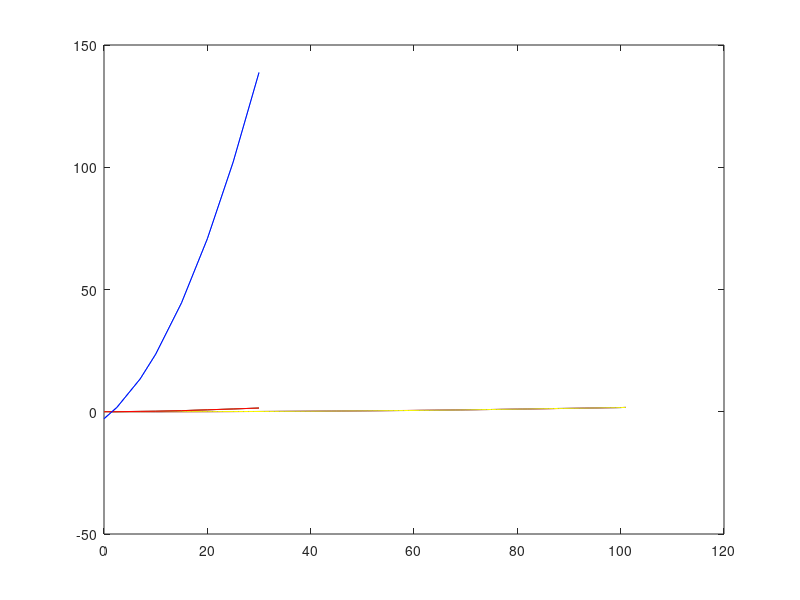

Write the MATLAB code that produced this figure. (Note: this script raises an error after producing the figure.)
Fd1 = inline('a*x+b', 'x', 'a', 'b');
Fd2 = inline('a*x.^2+b*x+c', 'x', 'a', 'b', 'c');
Fd3 = inline('a*x.^3+b*x.^2+c*x+d', 'x', 'a', 'b', 'c', 'd');

Y00 = [0.0 0.0 0.0 0.0 0.0 0.0 0.0 0.0 0.0 0.0 0.0 0.0 0.0 0.0 0.0 0.0 0.0 0.0 0.0 0.0 0.0 0.0 0.0 0.0 0.0 0.0 0.0 0.0 0.0 0.0 0.0 0.0 0.0 0.0 0.0 0.0 0.0 0.0 0.0 0.0 0.0 0.0 0.0 0.0 0.0 0.0 0.0 0.0 0.0 0.0 0.0 0.0 0.0 0.0 0.0 0.0 0.0 0.0 0.0 0.0 0.0 0.0 0.0 0.0 0.0 0.0 0.0 0.0 0.0 0.0 0.0 0.0 0.0 0.0 0.0 0.0 0.0 0.0 0.0 0.0 0.0 0.0 0.0 0.0 0.0 0.0 0.0 0.0 0.0 0.0 0.0 0.0 0.0 0.0 0.0 0.0 0.0 0.0 0.0 0.0 0.0];
Y07 = [0.0 0.0 0.0 0.0 0.0 0.0 0.0 0.0 0.0 0.0 0.0 0.11 0.11 0.15 0.19 0.19 0.22 0.22 0.26 0.26 0.3 0.34 0.38 0.41 0.45 0.49 0.53 0.57 0.6 0.64 0.72 0.76 0.83 0.91 0.98 1.02 1.1 1.14 1.21 1.25 1.33 1.4 1.44 1.52 1.59 1.67 1.74 1.86 1.9 2.01 2.09 2.2 2.28 2.39 2.5 2.58 2.69 2.81 2.92 3.04 3.19 3.34 3.42 3.57 3.68 3.83 3.95 4.1 4.21 4.4 4.52 4.67 4.86 4.97 5.16 5.28 5.51 5.62 5.81 5.92 6.15 6.27 6.49 6.72 6.87 7.06 7.22 7.48 7.63 7.86 8.05 8.28 8.55 8.7 8.93 9.12 9.38 9.53 9.76 9.95 10.18];
Y10 = [0.0 0.0 0.0 0.0 0.0 0.0 0.0 0.0 0.0 0.0 0.0 0.11 0.19 0.22 0.26 0.3 0.38 0.41 0.45 0.49 0.57 0.64 0.72 0.79 0.83 0.95 0.98 1.1 1.17 1.29 1.4 1.52 1.67 1.78 1.93 2.05 2.16 2.24 2.39 2.47 2.62 2.77 2.92 3.07 3.19 3.38 3.49 3.68 3.8 4.02 4.14 4.4 4.52 4.78 5.05 5.2 5.43 5.58 5.89 6.08 6.38 6.65 6.84 7.18 7.41 7.67 7.9 8.24 8.47 8.77 9.04 9.38 9.72 9.95 10.33 10.56 10.98 11.21 11.59 11.85 12.27 12.54 12.95 13.41 13.68 14.13 14.44 14.89 15.2 15.65 16.03 16.49 16.98 17.36 17.82 18.16 18.69 19.03 19.49 19.87 20.6];
Y15 = [0.0 0.0 0.0 0.0 0.0 0.0 0.0 0.0 0.0 0.11 0.15 0.22 0.38 0.45 0.57 0.64 0.76 0.83 0.95 1.06 1.21 1.36 1.48 1.67 1.78 1.97 2.16 2.39 2.54 2.77 2.96 3.26 3.57 3.83 4.18 4.33 4.59 4.82 5.13 5.32 5.66 6.0 6.19 6.53 6.8 7.18 7.48 7.86 8.17 8.58 8.89 9.38 9.65 10.18 10.75 11.05 11.55 11.93 12.54 12.92 13.56 14.17 14.59 15.27 15.69 16.34 16.83 17.55 17.97 18.69 19.15 19.91 21.0 21.5 22.4 22.9 23.7 24.3 25.1 25.6 26.5 27.1 28.0 28.9 29.6 30.6 31.2 32.2 32.9 33.9 34.7 35.7 36.7 37.6 38.7 39.5 40.6 41.3 42.4 43.2 44.1];
Y20 = [0.0 0.0 0.0 0.0 0.0 0.0 0.0 0.0 0.0 0.19 0.22 0.38 0.6 0.79 0.95 1.06 1.29 1.4 1.63 1.78 2.01 2.28 2.5 2.81 3.04 3.34 3.61 3.99 4.25 4.67 5.05 5.51 6.08 6.42 7.03 7.29 7.79 8.09 8.58 8.93 9.5 10.07 10.48 11.09 11.43 12.12 12.57 13.26 13.71 14.44 14.97 15.8 16.22 17.13 17.97 18.62 19.41 20.4 21.4 22.1 23.1 24.3 24.9 26.1 26.9 28.1 28.9 30.1 30.9 32.0 32.8 34.1 35.3 36.3 37.6 38.4 39.9 40.8 42.1 43.1 44.6 45.6 47.0 48.6 49.7 51.3 52.3 54.0 55.2 56.8 58.2 59.9 61.8 63.0 64.7 66.0 67.9 69.1 71.0 72.3 73.8];
Y25 = [0.0 0.0 0.0 0.0 0.0 0.0 0.0 0.0 0.11 0.26 0.3 0.57 0.87 1.14 1.4 1.55 1.9 2.05 2.35 2.66 3.0 3.38 3.68 4.14 4.48 4.94 5.32 5.89 6.3 6.91 7.41 8.13 8.96 9.53 10.33 10.83 11.51 11.97 12.65 13.11 13.98 14.82 15.31 16.26 16.87 17.82 18.43 19.41 20.4 21.5 22.2 23.5 24.2 25.5 26.9 27.7 28.9 29.9 31.3 32.4 33.9 35.5 36.5 38.2 39.3 41.0 42.1 44.0 45.1 46.8 48.0 49.7 51.6 52.8 54.9 55.9 58.0 59.3 61.3 62.7 64.9 66.3 68.5 70.8 72.2 74.6 76.2 78.5 80.2 82.7 84.7 87.2 89.7 91.6 94.2 95.8 98.3 100.3 103.0 104.7 106.9];
Y30 = [0.0 0.0 0.0 0.0 0.0 0.0 0.0 0.0 0.11 0.3 0.41 0.72 1.17 1.52 1.86 2.09 2.54 2.77 3.19 3.57 3.99 4.52 5.01 5.58 6.04 6.68 7.18 7.9 8.43 9.27 9.91 10.94 11.97 12.76 13.9 14.44 15.42 16.07 17.02 17.63 18.73 19.83 21.0 22.2 23.0 24.3 25.2 26.6 27.5 29.0 29.8 31.6 32.5 34.2 36.0 37.2 38.8 40.0 42.0 43.4 45.3 47.5 48.9 51.0 52.5 54.9 56.4 58.6 60.1 62.5 64.0 66.3 68.9 70.5 73.3 74.5 77.3 79.2 81.7 83.6 86.5 88.3 91.0 94.0 95.8 98.8 100.7 104.0 106.1 108.4 110.6 113.0 115.0 117.3 120.6 121.9 125.0 127.4 129.7 132.0 134.7];
Y15OnScreen = [0.0 0.11 0.11 0.11 0.11 0.11 0.11 0.19 0.41 1.36 1.82 3.23 5.39 7.1 8.58 9.53 11.32 12.27 14.06 15.46 17.44 19.57 21.9 24.4 26.5 29.2 31.6 35.1 37.5 40.8 44.2 48.6 53.5 56.9 62.3 65.1 69.4 72.1 76.4 79.6 84.5 89.8 93.4 98.7 102.4 108.2 112.4 118.6 122.8 129.1 133.8 141.3 145.9 154.0 161.8 167.6 175.1 180.8 189.4 196.8 206.0 215.0 221.0 232.0 238.0 249.0 256.0 267.0 273.0 283.0 289.0 302.0 313.0 321.0 334.0 341.0 354.0 362.0 373.0 383.0 397.0 406.0 419.0 433.0 442.0 456.0 466.0 481.0 491.0 507.0 519.0 534.0 552.0 563.0 580.0 590.0 608.0 619.0 637.0 649.0 662.0];

n = size(Y07);
V = [Y00(:), Y07(:), Y10(:), Y15(:), Y20(:), Y25(:), Y30(:)];

T1 = [0 7 10 15 20 25 30];
X = zeros(n(2), 7);
for i = 1:n(2)
  X(i, :) = T1(:);
end

C2 = zeros(n(2), 3);
for i = 1:n(2)
  X1 = X(i,:);
  Y1 = V(i,:);
  C2(i, :) = polyfit(X1,Y1, 2);
end

Y025 = Fd2(2.5, C2(:, 1), C2(:, 2), C2(:, 3));
X2 = 1:1:101;
c2 = polyfit(X2',Y025, 2);
Y025fit = Fd2(X2, c2(:, 1), c2(:, 2), c2(:, 3));
Y025fit(1) = -1.0;
Y025fit(2) = 0.0;
c2 = polyfit(X2',Y025, 2);
Y025fit = Fd2(X2, c2(:, 1), c2(:, 2), c2(:, 3));
plot(X2, Y025fit, 'color','r'); hold on;
plot(X2, Y025, 'color','b');
Y025temp = Y025;
Y025fit = Y025fit';
Y025temp = (Y025temp < 0).*Y025fit + (Y025temp > 0).*Y025temp;
plot(X2, Y025temp, 'color','y');

X1 = [0 7 10 15 20 25 30];
Y1 = [Y00(14), Y07(14), Y10(14), Y15(14), Y20(14), Y25(14), Y30(14)];
plot(X1, Y1);
X1 = [0 2.5, 7 10 15 20 25 30];
Y1 = [Y00(14), Y025(14), Y07(14), Y10(14), Y15(14), Y20(14), Y25(14), Y30(14)];
plot(X1, Y1);

plot(X1, Fd2(X1, C2(101, 1), C2(101, 2), C2(101, 3)));

plot(X1, Y1, 'color','r'); hold on;
plot(X1, Fd2(X1, C2(i, 1), C2(i, 2), C2(i, 3)), 'color','b');

i = 101; 
Y1 = [Y025(i), Y07(i), Y10(i), Y15(i), Y20(i), Y25(i), Y30(i)];
plot(X1, Y1, 'color','b'); hold on;
plot(X2, Y025, 'color','r');

plot(X2, abs(Y025), 'color','r'); hold on;



plot(X2, Y30, 'color','b'); hold on
plot(X2, Y025, 'color','y');




